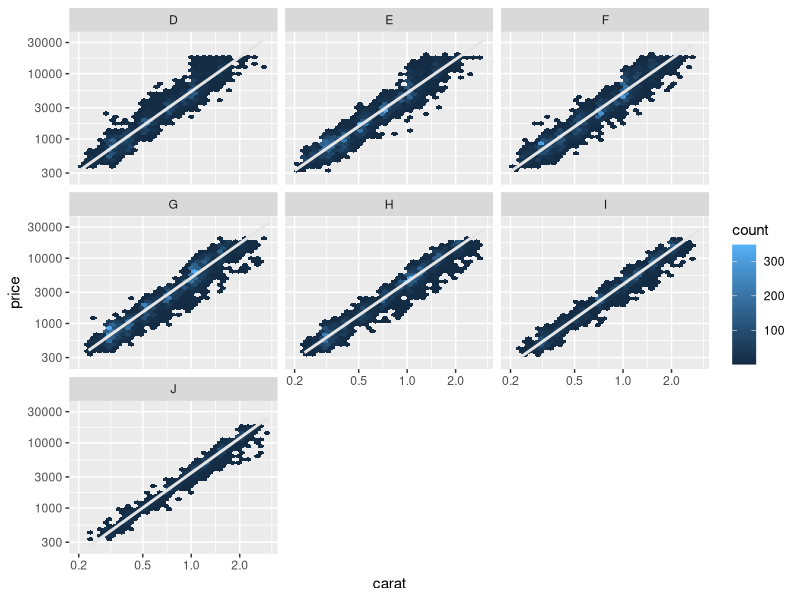
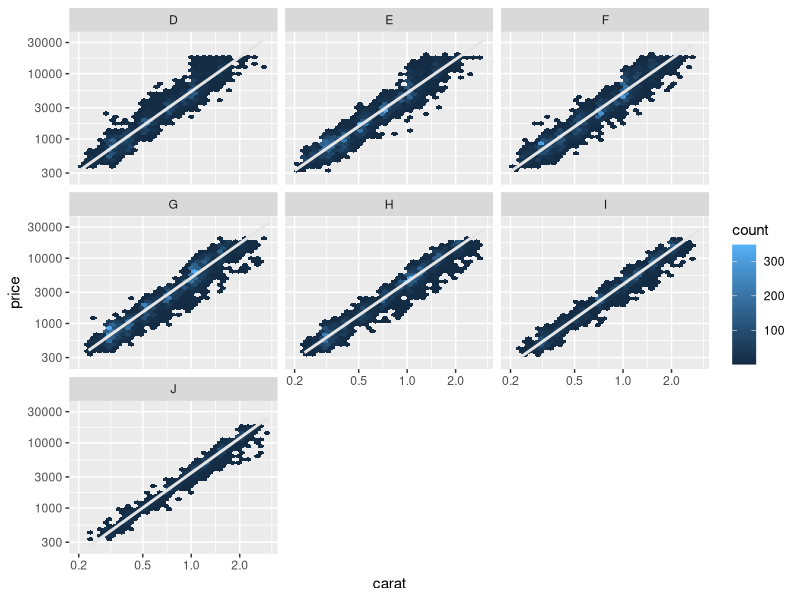

Source code (R) for these figures, in order:
library(tidyverse)

ggplot(diamonds, aes(carat, price)) +
  geom_hex() +
  geom_smooth(method = "lm", se = F, colour = "grey90") +
  scale_x_log10(limits = c(0.2, 3), breaks = c(0.2, 0.5, 1, 2)) +
  scale_y_log10() +
  facet_wrap(~ color)
ggsave("diamonds.pdf", width = 8, height = 4.5)

# Fit model to each facet -------------------------------------------------

by_color <- diamonds %>% split(diamonds$color)
View(by_color)

# Solve for one
.x <- by_color[[1]]
.x
mod <- lm(log(price) ~ log(carat), data = .x)
mod

# log(price) = 8.582 + 1.76 * log(carat)
# price = exp(8.52) * exp(1.76) ^ carat

# Solve for n
mods <- map(by_color, ~ lm(log(price) ~ log(carat), data = .x))

mods <- map(by_color, function(df) {
  lm(log(price) ~ log(carat), data = df)
})
typeof(mods)
length(mods)
mods

View(mods)

# Extract coefficients ----------------------------------------------------

# Solve for one
.x <- mods[[1]]
coef(.x)
broom::tidy(.x)

# Solve for n
coefs <- map(mods, ~ broom::tidy(.x))
coefs

coefs <- map_dfr(mods, ~ broom::tidy(.x))
coefs


names(mods)
coefs <- map_dfr(mods, ~ broom::tidy(.x), .id = "color")
coefs
coefs <- map_dfr(mods, ~ broom::tidy(.x, .id = "color"))
coefs <- map_dfr(mods, broom::tidy, .id = "color")




coefs <- map(mods, broom::tidy)
coefs <- map_dfr(mods, broom::tidy)
coefs

# UHOH!

names(by_color)
names(mods)

coefs <- map_dfr(mods, ~ broom::tidy(.x), .id = "color")
coefs
